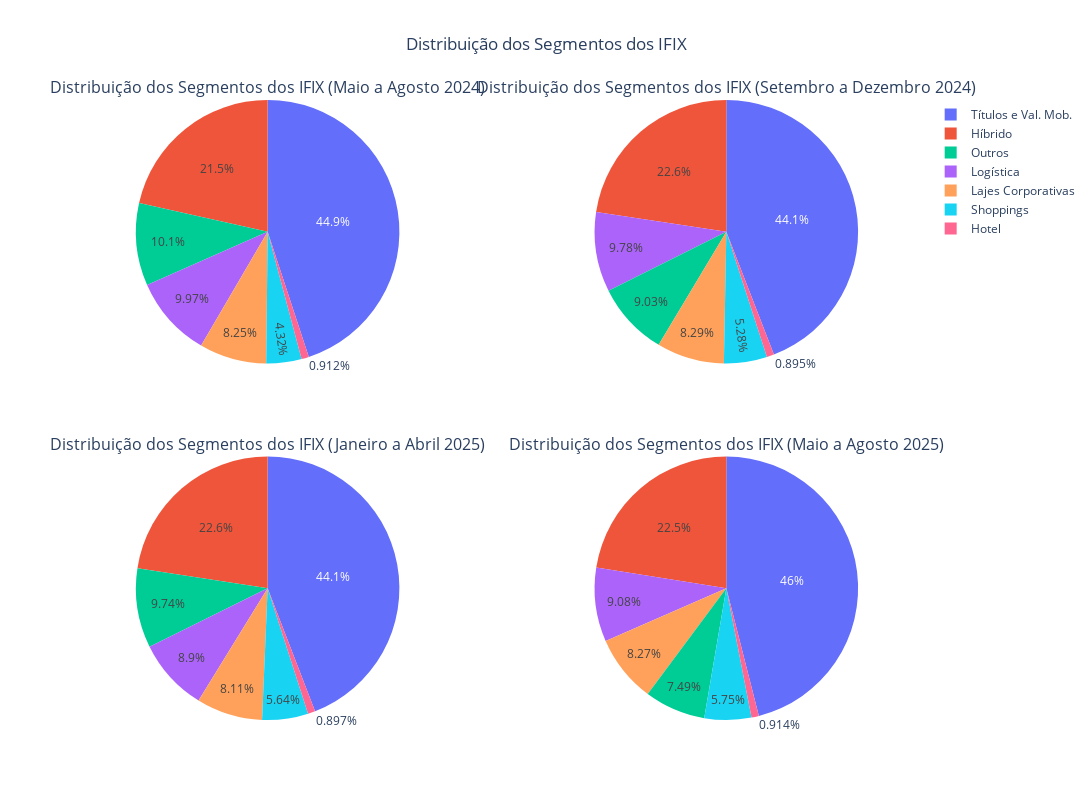

Write notebook code for a chart like this one.
### Code cell
# Contando os números de cada segmento de atuação dos FIIs (Maio a Agosto 2024)
segmentos_fii_mai_ago_2024 = df_ifix_mai_ago_2024['Segmento_Atuacao'].value_counts()

# Contando os números de cada segmento de atuação dos FIIs (Setembro a Dezembro 2024)
segmentos_fii_set_dez_2024 = df_ifix_set_dez_2024['Segmento_Atuacao'].value_counts()

# Contando os números de cada segmento de atuação dos FIIs (Janeiro a Abril 2025)
segmentos_fii_jan_abr_2025 = df_ifix_jan_abr_2025['Segmento_Atuacao'].value_counts()

# Contando os números de cada segmento de atuação dos FIIs (Maio a Agosto 2025)
segmentos_fii_mai_ago_2025 = df_ifix_mai_ago_2025['Segmento_Atuacao'].value_counts()

# Criando subplots com duas colunas
fig = make_subplots(
    rows=2, 
    cols=2, 
    specs=[[{'type':'domain'}, {'type':'domain'}],  # Linha 1
           [{'type':'domain'}, {'type':'domain'}]], # Linha 2
    subplot_titles=[
        'Distribuição dos Segmentos dos IFIX (Maio a Agosto 2024)', 
        'Distribuição dos Segmentos dos IFIX (Setembro a Dezembro 2024)',
        'Distribuição dos Segmentos dos IFIX (Janeiro a Abril 2025)',
        'Distribuição dos Segmentos dos IFIX (Maio a Agosto 2025)',
    ],
    vertical_spacing=0.15
)

# Adicionando o primeiro gráfico de pizza (Maio a Agosto 2024)
fig.add_trace(
    go.Pie(labels=segmentos_fii_mai_ago_2024.index, values=segmentos_fii_mai_ago_2024),
    row=1, col=1
)

# Adicionando o segundo gráfico de pizza (Setembro a Dezembro 2024)
fig.add_trace(
    go.Pie(labels=segmentos_fii_set_dez_2024.index, values=segmentos_fii_set_dez_2024),
    row=1, col=2
)

# Adicionando o terceiro gráfico de pizza (Janeiro a Abril 2025)
fig.add_trace(
    go.Pie(labels=segmentos_fii_jan_abr_2025.index, values=segmentos_fii_jan_abr_2025),
    row=2, col=1
)

# Adicionando o terceiro gráfico de pizza (Maio a Agosto 2025)
fig.add_trace(
    go.Pie(labels=segmentos_fii_mai_ago_2025.index, values=segmentos_fii_mai_ago_2025),
    row=2, col=2
)

# Atualizando o layout
fig.update_layout(
    title_text='Distribuição dos Segmentos dos IFIX',
    title_x=0.5,  # Centralizando o título,
    width=1500,
    height=800
)

fig.show()

### Figure 1 — Plotly figure (JSON) as saved in the notebook; plotly's stock layout.template omitted (floating-point values rounded to 4 significant figures)
{"data": [{"domain": {"x": [0, 0.45], "y": [0.575, 1]}, "labels": ["Títulos e Val. Mob.", "Híbrido", "Outros", "Logística", "Lajes Corporativas", "Shoppings", "Hotel"], "type": "pie", "values": [2070, 990, 466, 459, 380, 199, 42]}, {"domain": {"x": [0.55, 1], "y": [0.575, 1]}, "labels": ["Títulos e Val. Mob.", "Híbrido", "Logística", "Outros", "Lajes Corporativas", "Shoppings", "Hotel"], "type": "pie", "values": [2071, 1061, 459, 424, 389, 248, 42]}, {"domain": {"x": [0, 0.45], "y": [0, 0.425]}, "labels": ["Títulos e Val. Mob.", "Híbrido", "Outros", "Logística", "Lajes Corporativas", "Shoppings", "Hotel"], "type": "pie", "values": [2067, 1057, 456, 417, 380, 264, 42]}, {"domain": {"x": [0.55, 1], "y": [0, 0.425]}, "labels": ["Títulos e Val. Mob.", "Híbrido", "Logística", "Lajes Corporativas", "Outros", "Shoppings", "Hotel"], "type": "pie", "values": [2115, 1033, 417, 380, 344, 264, 42]}], "layout": {"annotations": [{"font": {"size": 16}, "showarrow": false, "text": "Distribuição dos Segmentos dos IFIX (Maio a Agosto 2024)", "x": 0.225, "xanchor": "center", "xref": "paper", "y": 1, "yanchor": "bottom", "yref": "paper"}, {"font": {"size": 16}, "showarrow": false, "text": "Distribuição dos Segmentos dos IFIX (Setembro a Dezembro 2024)", "x": 0.775, "xanchor": "center", "xref": "paper", "y": 1, "yanchor": "bottom", "yref": "paper"}, {"font": {"size": 16}, "showarrow": false, "text": "Distribuição dos Segmentos dos IFIX (Janeiro a Abril 2025)", "x": 0.225, "xanchor": "center", "xref": "paper", "y": 0.425, "yanchor": "bottom", "yref": "paper"}, {"font": {"size": 16}, "showarrow": false, "text": "Distribuição dos Segmentos dos IFIX (Maio a Agosto 2025)", "x": 0.775, "xanchor": "center", "xref": "paper", "y": 0.425, "yanchor": "bottom", "yref": "paper"}], "height": 800, "title": {"text": "Distribuição dos Segmentos dos IFIX", "x": 0.5}, "width": 1500}}
